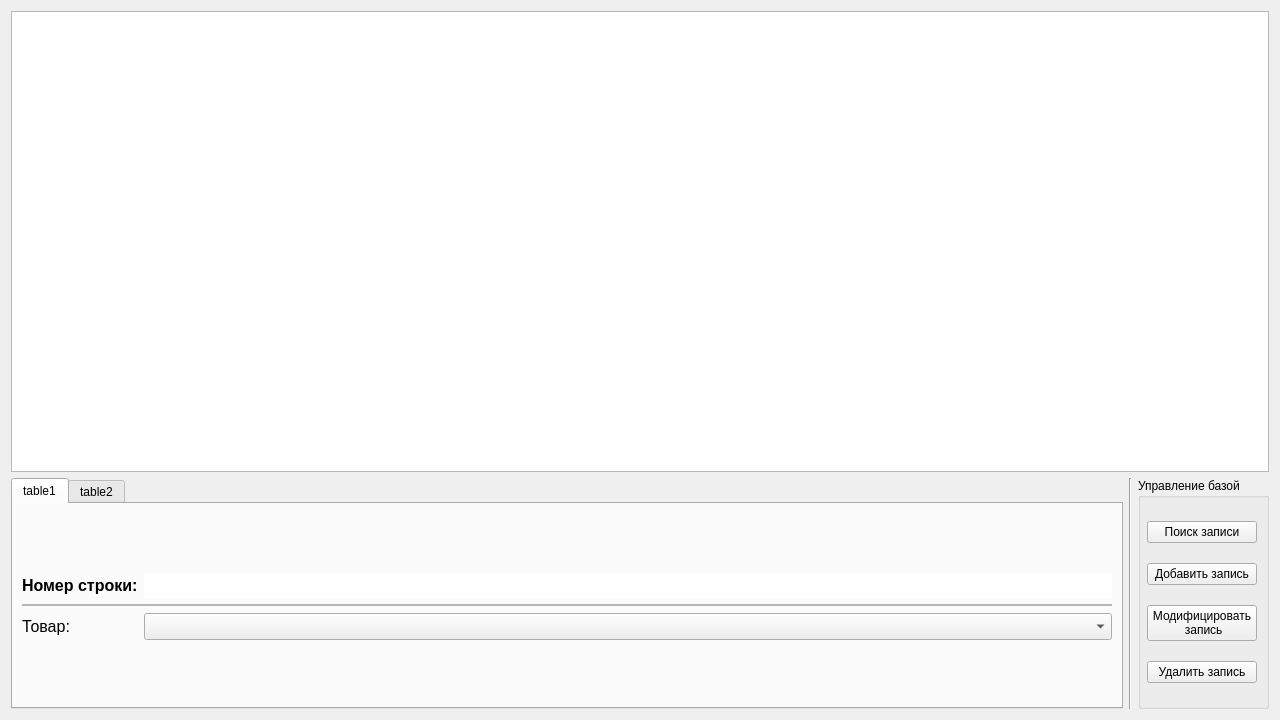
<?xml version="1.0" encoding="UTF-8"?>
<ui version="4.0">
 <class>BuyerForm</class>
 <widget class="QWidget" name="BuyerForm">
  <property name="geometry">
   <rect>
    <x>0</x>
    <y>0</y>
    <width>1280</width>
    <height>720</height>
   </rect>
  </property>
  <property name="windowTitle">
   <string>Form</string>
  </property>
  <layout class="QGridLayout" name="gridLayout_3" rowstretch="2,1">
   <item row="0" column="0" colspan="3">
    <widget class="QTableView" name="tableView">
     <property name="font">
      <font>
       <family>Segoe UI</family>
       <pointsize>10</pointsize>
      </font>
     </property>
     <property name="editTriggers">
      <set>QAbstractItemView::NoEditTriggers</set>
     </property>
     <property name="tabKeyNavigation">
      <bool>false</bool>
     </property>
     <property name="showDropIndicator" stdset="0">
      <bool>false</bool>
     </property>
     <property name="dragDropOverwriteMode">
      <bool>false</bool>
     </property>
     <property name="alternatingRowColors">
      <bool>true</bool>
     </property>
     <property name="selectionMode">
      <enum>QAbstractItemView::SingleSelection</enum>
     </property>
     <property name="selectionBehavior">
      <enum>QAbstractItemView::SelectRows</enum>
     </property>
     <property name="showGrid">
      <bool>true</bool>
     </property>
     <property name="sortingEnabled">
      <bool>false</bool>
     </property>
     <property name="cornerButtonEnabled">
      <bool>false</bool>
     </property>
     <attribute name="horizontalHeaderCascadingSectionResizes">
      <bool>true</bool>
     </attribute>
     <attribute name="horizontalHeaderMinimumSectionSize">
      <number>37</number>
     </attribute>
     <attribute name="horizontalHeaderDefaultSectionSize">
      <number>150</number>
     </attribute>
     <attribute name="horizontalHeaderStretchLastSection">
      <bool>true</bool>
     </attribute>
     <attribute name="verticalHeaderCascadingSectionResizes">
      <bool>false</bool>
     </attribute>
     <attribute name="verticalHeaderMinimumSectionSize">
      <number>35</number>
     </attribute>
     <attribute name="verticalHeaderDefaultSectionSize">
      <number>35</number>
     </attribute>
     <attribute name="verticalHeaderHighlightSections">
      <bool>true</bool>
     </attribute>
     <attribute name="verticalHeaderShowSortIndicator" stdset="0">
      <bool>true</bool>
     </attribute>
    </widget>
   </item>
   <item row="1" column="0">
    <widget class="QTabWidget" name="tabWidget">
     <property name="currentIndex">
      <number>0</number>
     </property>
     <widget class="QWidget" name="table1">
      <attribute name="title">
       <string>table1</string>
      </attribute>
      <layout class="QGridLayout" name="gridLayout_2">
       <property name="topMargin">
        <number>6</number>
       </property>
       <item row="0" column="0">
        <layout class="QFormLayout" name="product_data">
         <property name="sizeConstraint">
          <enum>QLayout::SetDefaultConstraint</enum>
         </property>
         <property name="fieldGrowthPolicy">
          <enum>QFormLayout::AllNonFixedFieldsGrow</enum>
         </property>
         <property name="rowWrapPolicy">
          <enum>QFormLayout::DontWrapRows</enum>
         </property>
         <property name="labelAlignment">
          <set>Qt::AlignLeading|Qt::AlignLeft|Qt::AlignVCenter</set>
         </property>
         <property name="formAlignment">
          <set>Qt::AlignLeading|Qt::AlignLeft|Qt::AlignVCenter</set>
         </property>
         <property name="topMargin">
          <number>5</number>
         </property>
         <item row="0" column="0">
          <widget class="QLabel" name="label_id">
           <property name="font">
            <font>
             <pointsize>12</pointsize>
             <weight>75</weight>
             <bold>true</bold>
             <underline>false</underline>
            </font>
           </property>
           <property name="text">
            <string>Номер строки:</string>
           </property>
          </widget>
         </item>
         <item row="0" column="1">
          <widget class="QLineEdit" name="lineEdit_id">
           <property name="enabled">
            <bool>true</bool>
           </property>
           <property name="font">
            <font>
             <pointsize>12</pointsize>
            </font>
           </property>
           <property name="autoFillBackground">
            <bool>false</bool>
           </property>
           <property name="text">
            <string/>
           </property>
           <property name="frame">
            <bool>false</bool>
           </property>
           <property name="readOnly">
            <bool>true</bool>
           </property>
           <property name="placeholderText">
            <string/>
           </property>
          </widget>
         </item>
         <item row="1" column="0" colspan="2">
          <widget class="Line" name="line_2">
           <property name="frameShadow">
            <enum>QFrame::Sunken</enum>
           </property>
           <property name="lineWidth">
            <number>0</number>
           </property>
           <property name="midLineWidth">
            <number>2</number>
           </property>
           <property name="orientation">
            <enum>Qt::Horizontal</enum>
           </property>
          </widget>
         </item>
         <item row="2" column="0">
          <widget class="QLabel" name="label_product">
           <property name="font">
            <font>
             <pointsize>12</pointsize>
            </font>
           </property>
           <property name="text">
            <string>Товар:</string>
           </property>
          </widget>
         </item>
         <item row="2" column="1">
          <widget class="QComboBox" name="comboBox_product">
           <property name="font">
            <font>
             <pointsize>12</pointsize>
            </font>
           </property>
          </widget>
         </item>
        </layout>
       </item>
      </layout>
     </widget>
     <widget class="QWidget" name="table2">
      <attribute name="title">
       <string>table2</string>
      </attribute>
      <layout class="QGridLayout" name="gridLayout"/>
     </widget>
    </widget>
   </item>
   <item row="1" column="1">
    <widget class="Line" name="line">
     <property name="frameShadow">
      <enum>QFrame::Sunken</enum>
     </property>
     <property name="orientation">
      <enum>Qt::Vertical</enum>
     </property>
    </widget>
   </item>
   <item row="1" column="2">
    <widget class="QGroupBox" name="buttons">
     <property name="title">
      <string>Управление базой</string>
     </property>
     <property name="flat">
      <bool>false</bool>
     </property>
     <property name="checkable">
      <bool>false</bool>
     </property>
     <layout class="QVBoxLayout" name="buttons_layout_2">
      <property name="leftMargin">
       <number>6</number>
      </property>
      <item>
       <widget class="QPushButton" name="pushButton_search">
        <property name="text">
         <string>Поиск записи</string>
        </property>
       </widget>
      </item>
      <item>
       <widget class="QPushButton" name="pushButton_create">
        <property name="text">
         <string>Добавить запись</string>
        </property>
       </widget>
      </item>
      <item>
       <widget class="QPushButton" name="pushButton_update">
        <property name="text">
         <string>Модифицировать
 запись</string>
        </property>
       </widget>
      </item>
      <item>
       <widget class="QPushButton" name="pushButton_remove">
        <property name="text">
         <string>Удалить запись</string>
        </property>
       </widget>
      </item>
     </layout>
    </widget>
   </item>
  </layout>
 </widget>
 <resources/>
 <connections/>
</ui>
